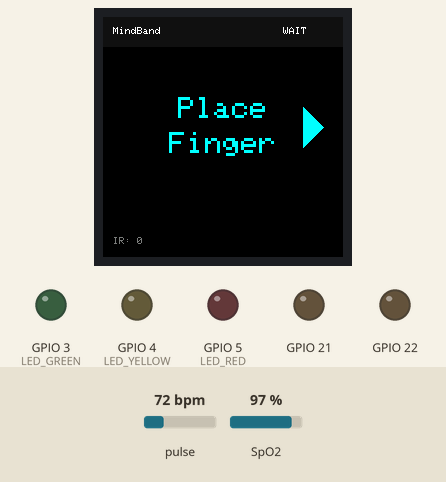
A sketch run on a simulated ESP32-C3. Shown: 240×240 colour display, output pins drawn as LEDs (lit = HIGH). The inputs (shaded band) are chosen by the test bench; at power-on: pulse 72 bpm, SpO2 97 %. What the sketch prints to the serial monitor is not drawn.

Above: at 4.5 s.
5.9 s: pulse set to 62 bpm
At 6.39 s:
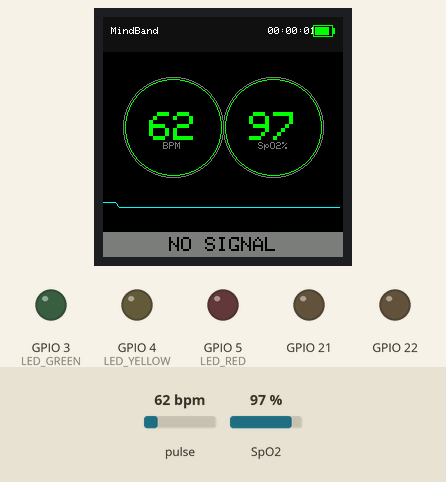
8.9 s: pulse set to 57 bpm
At 9.18 s:
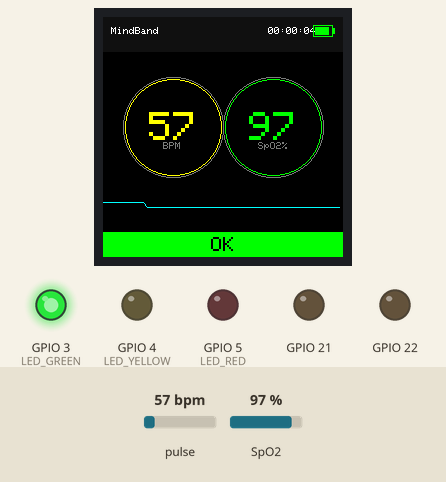
11.9 s: SpO2 set to 93 %
At 12.37 s:
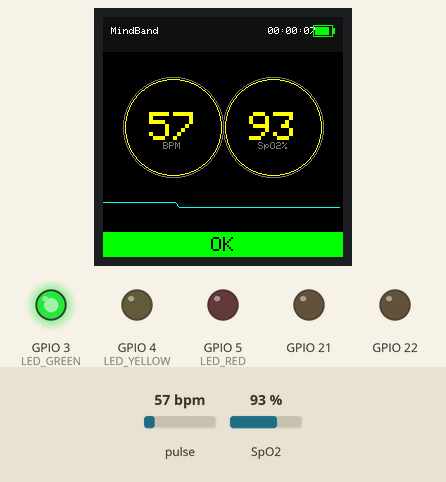
14.9 s: SpO2 set to 80 %
At 16.5 s:
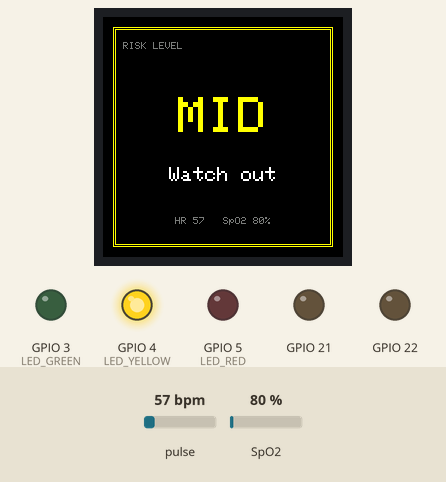
16.8 s: pulse set to 70 bpm
At 18.22 s:
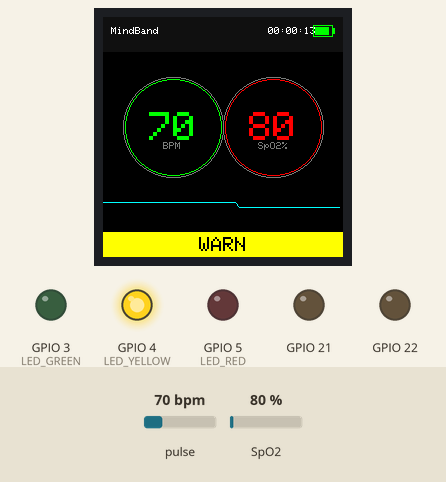
19.8 s: pulse set to 42 bpm
At 20.21 s:
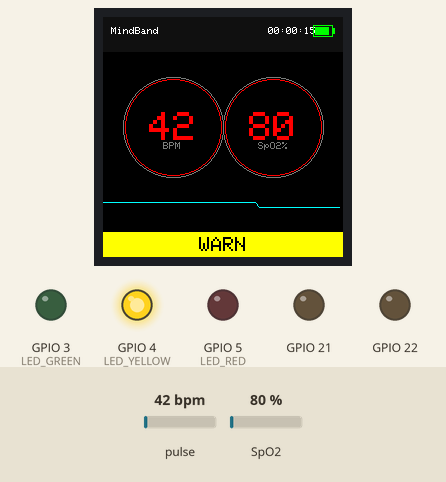
Timing chart, 0 to 24.2 s (numbered marks = the images above; inputs shaded):
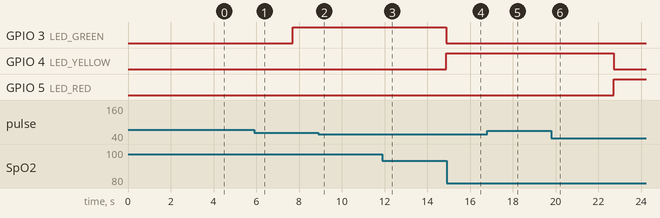

Measured:
- the behaviour switches between 60 and 59 bpm on pulse (found by bisection; images 1 and 2)
- the behaviour switches between 95 and 94 % on SpO2 (found by bisection; images 2 and 3)
- after the input at 8.9 s, the display: changes after 0.09 s (image 2)
- after the input at 11.9 s, GPIO 3 (LED_GREEN): HIGH → LOW after 3.0 s; GPIO 4 (LED_YELLOW): LOW → HIGH after 3.0 s; the display: changes after 0.28 s (image 3)
- after the input at 14.9 s, the display: first differs from a run without the input after 0.43 s (image 4)
- after the input at 16.8 s, GPIO 4 (LED_YELLOW): stays HIGH (without the input it goes to LOW after 1.1 s); GPIO 5 (LED_RED): stays LOW (without the input it goes to HIGH after 1.1 s)
- after the input at 19.8 s, GPIO 4 (LED_YELLOW): HIGH → LOW after 2.9 s; GPIO 5 (LED_RED): LOW → HIGH after 2.9 s; the display: changes after 0.22 s (image 6)

The sketch:

PPG_ESP32_TFT.ino
```cpp
/*
 * MindBand · ESP32-C3 边缘智能手环 (TFT版)
 * - MAX30102 PPG 传感器（GPIO 21/22 - 默认 Wire）
 * - ST7789 1.54" TFT 显示屏 240x240 (SPI)
 * - 三色 LED 风险指示 (GPIO 3/4/5 - 绿/黄/红)
 * - 4 个 UI 模板：启动 / 等待 / 监测 / 风险卡
 * - 优化：DMA加速、限流机制、防SPI堵塞
 */

#include <Wire.h>
#include "MAX30105.h"
#include "heartRate.h"
#include "spo2_algorithm.h"
#include <TFT_eSPI.h>

// ============================================================
// GPIO 分配（ESP32-C3-supermini）
// ============================================================
// MAX30102：默认 Wire（I2C, SDA=8, SCL=9）
// TFT：SPI (MOSI=6, SCK=7, CS=10, DC=2, RST=-1, BL=1)
// RGB LED：GPIO 3/4/5

#define LED_GREEN   3
#define LED_YELLOW  4
#define LED_RED     5
#define LED_RGB     0   // WS2812 RGB LED

// ============================================================
// 驱动对象
// ============================================================
TFT_eSPI tft = TFT_eSPI();
MAX30105 particleSensor;

// ============================================================
// 心率算法状态
// ============================================================
const byte RATE_SIZE = 8;
byte rates[RATE_SIZE];
byte rateSpot = 0;
long lastBeat = 0;
float beatsPerMinute = 0;
int beatAvg = 0;

uint32_t irBuffer[100];
uint32_t redBuffer[100];
int32_t bufferLength = 100;
int32_t spo2 = 0;
int8_t  validSPO2 = 0;
int32_t heartRate = 0;
int8_t  validHeartRate = 0;

// ============================================================
// 显示 & 状态机
// ============================================================
enum DisplayMode {
  MODE_STARTUP,
  MODE_WAITING,
  MODE_MONITOR,
  MODE_RISK_CARD
};
DisplayMode currentMode = MODE_STARTUP;

enum RiskLevel {
  RISK_NONE = 0,
  RISK_LOW  = 1,
  RISK_MID  = 2,
  RISK_HIGH = 3
};
RiskLevel currentRisk = RISK_NONE;
RiskLevel pendingRisk = RISK_NONE;

// 时间与限流
unsigned long bootTime = 0;
unsigned long lastDisplayTime = 0;
unsigned long lastBeatVisual = 0;
unsigned long riskCardStart = 0;
unsigned long riskPendingStart = 0;

const unsigned long DISPLAY_INTERVAL = 100;    // 100ms限流，防SPI堵塞
const unsigned long RISK_CARD_DURATION = 2800;
const unsigned long RISK_HYSTERESIS = 2500;

bool fingerDetected = false;
int  displayBPM = 0;
int  displaySPO2 = 0;
long lastIR = 0;

// 波形缓冲（用于实时显示）
#define WAVE_POINTS 60
int waveBuffer[WAVE_POINTS];
int waveIndex = 0;

// ============================================================
// 颜色定义（RGB565）
// ============================================================
#define COLOR_BG       0x0000  // 黑色
#define COLOR_PRIMARY  0x07FF  // 青色
#define COLOR_TEXT     0xFFFF  // 白色
#define COLOR_GRAY     0x7BEF  // 灰色
#define COLOR_GREEN    0x07E0  // 绿色
#define COLOR_YELLOW   0xFFE0  // 黄色
#define COLOR_RED      0xF800  // 红色
#define COLOR_ORANGE   0xFD20  // 橙色

// ============================================================
// 工具函数
// ============================================================
void setLEDs(bool g, bool y, bool r) {
  digitalWrite(LED_GREEN, g ? HIGH : LOW);
  digitalWrite(LED_YELLOW, y ? HIGH : LOW);
  digitalWrite(LED_RED, r ? HIGH : LOW);
}

void updateLEDs(RiskLevel level) {
  switch (level) {
    case RISK_LOW:  setLEDs(true,  false, false); break;
    case RISK_MID:  setLEDs(false, true,  false); break;
    case RISK_HIGH: setLEDs(false, false, true ); break;
    default:        setLEDs(false, false, false); break;
  }
}

RiskLevel evaluateRisk(int bpm, int spo2, bool finger) {
  if (!finger || bpm <= 0) return RISK_NONE;

  int score = 0;
  if      (bpm < 45 || bpm > 130) score += 3;
  else if (bpm < 55 || bpm > 110) score += 2;
  else if (bpm < 60 || bpm > 100) score += 1;

  if (spo2 > 0) {
    if      (spo2 < 90) score += 3;
    else if (spo2 < 93) score += 2;
    else if (spo2 < 95) score += 1;
  }

  if (score >= 4) return RISK_HIGH;
  if (score >= 2) return RISK_MID;
  return RISK_LOW;
}

void drawCenteredText(const char* text, int y, uint8_t size, uint16_t color) {
  tft.setTextSize(size);
  tft.setTextColor(color);
  int16_t x1, y1;
  uint16_t w, h;
  tft.getTextBounds(text, 0, 0, &x1, &y1, &w, &h);
  tft.setCursor((240 - w) / 2, y);
  tft.print(text);
}

// ============================================================
// 屏幕 1：启动界面（工业级设计）
// ============================================================
void showStartupScreen(int progress) {
  tft.fillScreen(COLOR_BG);

  // 顶部装饰线
  tft.fillRect(0, 0, 240, 3, COLOR_PRIMARY);

  // 品牌名称
  tft.setTextSize(3);
  tft.setTextColor(COLOR_PRIMARY);
  drawCenteredText("MindBand", 40, 3, COLOR_PRIMARY);

  // 副标题
  tft.setTextSize(1);
  drawCenteredText("Edge AI Wearable", 75, 1, COLOR_GRAY);

  // 进度条外框
  int barX = 30, barY = 110, barW = 180, barH = 20;
  tft.drawRoundRect(barX, barY, barW, barH, 10, COLOR_PRIMARY);

  // 进度填充（渐变效果）
  int fillW = map(progress, 0, 100, 0, barW - 4);
  if (fillW > 0) {
    tft.fillRoundRect(barX + 2, barY + 2, fillW, barH - 4, 8, COLOR_PRIMARY);
  }

  // 百分比
  char pct[8];
  sprintf(pct, "%d%%", progress);
  drawCenteredText(pct, 145, 2, COLOR_TEXT);

  // 状态文本
  const char* status = "Initializing...";
  if (progress < 30)      status = "Init I2C bus...";
  else if (progress < 60) status = "Calibrating...";
  else if (progress < 95) status = "Loading model...";
  else                    status = "Ready!";

  drawCenteredText(status, 180, 1, COLOR_GRAY);

  // 底部装饰
  tft.fillRect(0, 237, 240, 3, COLOR_PRIMARY);
}

// ============================================================
// 屏幕 2：等待手指
// ============================================================
void showWaitingScreen() {
  tft.fillScreen(COLOR_BG);

  // 顶部状态栏
  tft.fillRect(0, 0, 240, 30, 0x1082);
  tft.setTextSize(1);
  tft.setTextColor(COLOR_TEXT);
  tft.setCursor(10, 10);
  tft.print("MindBand");
  tft.setCursor(180, 10);
  tft.print("WAIT");

  // 中央提示
  tft.setTextSize(3);
  drawCenteredText("Place", 80, 3, COLOR_PRIMARY);
  drawCenteredText("Finger", 115, 3, COLOR_PRIMARY);

  // 闪烁箭头（简化为三角形）
  static bool blink = false;
  blink = !blink;
  uint16_t arrowColor = blink ? COLOR_PRIMARY : COLOR_GRAY;
  tft.fillTriangle(200, 90, 200, 130, 220, 110, arrowColor);

  // 底部IR值
  tft.setTextSize(1);
  tft.setTextColor(COLOR_GRAY);
  tft.setCursor(10, 220);
  tft.print("IR: ");
  tft.print(lastIR);
}

// ============================================================
// 屏幕 3：主监测界面（工业级设计）
// ============================================================
void showMonitorScreen(int bpm, int spo2, RiskLevel risk) {
  tft.fillScreen(COLOR_BG);

  // === 顶部状态栏 ===
  tft.fillRect(0, 0, 240, 35, 0x1082);
  tft.setTextSize(1);
  tft.setTextColor(COLOR_TEXT);
  tft.setCursor(8, 10);
  tft.print("MindBand");

  // 运行时间
  unsigned long t = (millis() - bootTime) / 1000;
  char timeStr[12];
  sprintf(timeStr, "%02lu:%02lu:%02lu", t / 3600, (t / 60) % 60, t % 60);
  tft.setCursor(165, 10);
  tft.print(timeStr);

  // 电池图标（简化）
  tft.drawRect(210, 8, 20, 12, COLOR_GREEN);
  tft.fillRect(230, 11, 2, 6, COLOR_GREEN);
  tft.fillRect(212, 10, 14, 8, COLOR_GREEN);

  // === 心率大圆环 ===
  int cx1 = 70, cy1 = 110;
  uint16_t hrColor = COLOR_GREEN;
  if (bpm > 100 || bpm < 60) hrColor = COLOR_YELLOW;
  if (bpm > 120 || bpm < 50) hrColor = COLOR_RED;

  // 圆环背景
  tft.drawCircle(cx1, cy1, 50, COLOR_GRAY);
  tft.drawCircle(cx1, cy1, 48, hrColor);

  // 心率数值
  tft.setTextSize(4);
  tft.setTextColor(hrColor);
  char bpmStr[4];
  sprintf(bpmStr, "%d", bpm > 0 ? bpm : 0);
  int16_t x1, y1;
  uint16_t w, h;
  tft.getTextBounds(bpmStr, 0, 0, &x1, &y1, &w, &h);
  tft.setCursor(cx1 - w / 2, cy1 - 15);
  tft.print(bpmStr);

  tft.setTextSize(1);
  tft.setTextColor(COLOR_GRAY);
  tft.setCursor(cx1 - 10, cy1 + 15);
  tft.print("BPM");

  // === SpO2圆环 ===
  int cx2 = 170, cy2 = 110;
  uint16_t spo2Color = COLOR_GREEN;
  if (spo2 < 95 && spo2 > 0) spo2Color = COLOR_YELLOW;
  if (spo2 < 90 && spo2 > 0) spo2Color = COLOR_RED;

  tft.drawCircle(cx2, cy2, 50, COLOR_GRAY);
  tft.drawCircle(cx2, cy2, 48, spo2Color);

  // SpO2数值
  tft.setTextSize(4);
  tft.setTextColor(spo2Color);
  char spo2Str[4];
  sprintf(spo2Str, "%d", spo2 > 0 ? spo2 : 0);
  tft.getTextBounds(spo2Str, 0, 0, &x1, &y1, &w, &h);
  tft.setCursor(cx2 - w / 2, cy2 - 15);
  tft.print(spo2Str);

  tft.setTextSize(1);
  tft.setTextColor(COLOR_GRAY);
  tft.setCursor(cx2 - 15, cy2 + 15);
  tft.print("SpO2%");

  // === 底部波形 ===
  int waveY = 190;
  for (int i = 1; i < WAVE_POINTS; i++) {
    int x1 = (i - 1) * 4;
    int x2 = i * 4;
    int y1 = waveY - waveBuffer[i - 1] / 10;
    int y2 = waveY - waveBuffer[i] / 10;
    tft.drawLine(x1, y1, x2, y2, COLOR_PRIMARY);
  }

  // === 风险状态条 ===
  const char* statusText = "NO SIGNAL";
  uint16_t statusColor = COLOR_GRAY;
  switch (risk) {
    case RISK_LOW:  statusText = "OK"; statusColor = COLOR_GREEN; break;
    case RISK_MID:  statusText = "WARN"; statusColor = COLOR_YELLOW; break;
    case RISK_HIGH: statusText = "ALERT"; statusColor = COLOR_RED; break;
  }

  tft.fillRect(0, 215, 240, 25, statusColor);
  tft.setTextSize(2);
  tft.setTextColor(COLOR_BG);
  drawCenteredText(statusText, 220, 2, COLOR_BG);
}

// ============================================================
// 屏幕 4：风险等级卡
// ============================================================
void showRiskCard(RiskLevel risk, int bpm, int spo2) {
  tft.fillScreen(COLOR_BG);

  const char* tag = "LOW";
  const char* line1 = "Heart steady";
  const char* line2 = "All good";
  uint16_t cardColor = COLOR_GREEN;

  if (risk == RISK_MID) {
    tag = "MID";
    line1 = "Watch out";
    line2 = "Slow & breathe";
    cardColor = COLOR_YELLOW;
  } else if (risk == RISK_HIGH) {
    tag = "HIGH";
    line1 = "Attention!";
    line2 = "Rest now";
    cardColor = COLOR_RED;
  }

  // 外框（双层）
  tft.drawRect(10, 10, 220, 220, cardColor);
  tft.drawRect(12, 12, 216, 216, cardColor);

  // 顶部标签
  tft.setTextSize(1);
  tft.setTextColor(COLOR_GRAY);
  tft.setCursor(20, 25);
  tft.print("RISK LEVEL");

  // 大字等级
  tft.setTextSize(5);
  drawCenteredText(tag, 80, 5, cardColor);

  // 闪烁效果（高危）
  if (risk == RISK_HIGH) {
    static bool flash = false;
    flash = !flash;
    if (flash) {
      tft.drawRect(14, 14, 212, 212, cardColor);
    }
  }

  // 提示文字
  tft.setTextSize(2);
  drawCenteredText(line1, 150, 2, COLOR_TEXT);

  // 底部数据
  tft.setTextSize(1);
  char dataStr[32];
  sprintf(dataStr, "HR %d   SpO2 %d%%", bpm, spo2);
  drawCenteredText(dataStr, 200, 1, COLOR_GRAY);
}

// ============================================================
// setup
// ============================================================
void setup() {
  Serial.begin(115200);

  // === 关键启动顺序（保持不变）===
  pinMode(21, OUTPUT);
  pinMode(22, OUTPUT);

  // === LED ===
  pinMode(LED_GREEN, OUTPUT);
  pinMode(LED_YELLOW, OUTPUT);
  pinMode(LED_RED, OUTPUT);
  setLEDs(false, false, false);

  // === TFT 初始化 ===
  tft.init();
  tft.setRotation(0);  // 竖屏
  tft.fillScreen(COLOR_BG);

  // 启动动画
  for (int p = 0; p <= 100; p += 5) {
    showStartupScreen(p);
    delay(50);
  }

  // === MAX30102 初始化 ===
  if (!particleSensor.begin(Wire, I2C_SPEED_FAST)) {
    Serial.println("[ERR] MAX30102 init failed");
    tft.fillScreen(COLOR_BG);
    tft.setTextSize(2);
    drawCenteredText("ERROR", 100, 2, COLOR_RED);
    drawCenteredText("Sensor Fail", 130, 1, COLOR_TEXT);
    setLEDs(false, false, true);
    while (1) { delay(100); }
  }

  // 传感器参数
  particleSensor.setup(200, 4, 2, 400, 411, 8192);

  Serial.println("[INFO] Sensor ready");

  // === 等待手指 + 预填充 ===
  currentMode = MODE_WAITING;
  showWaitingScreen();

  bufferLength = 100;
  for (byte i = 0; i < bufferLength; i++) {
    while (!particleSensor.available()) {
      particleSensor.check();
    }
    redBuffer[i] = particleSensor.getRed();
    irBuffer[i] = particleSensor.getIR();
    particleSensor.nextSample();

    if (i % 10 == 0) showWaitingScreen();
  }

  maxim_heart_rate_and_oxygen_saturation(
      irBuffer, bufferLength, redBuffer,
      &spo2, &validSPO2, &heartRate, &validHeartRate);

  bootTime = millis();
  currentMode = MODE_MONITOR;
  Serial.println("[INFO] Monitoring started");
}

// ============================================================
// loop（优化：限流防SPI堵塞）
// ============================================================
void loop() {
  // === 实时读取 IR ===
  long irValue = particleSensor.getIR();
  lastIR = irValue;
  fingerDetected = (irValue >= 50000);

  // 心跳检测
  if (checkForBeat(irValue) == true) {
    long delta = millis() - lastBeat;
    lastBeat = millis();
    lastBeatVisual = millis();

    beatsPerMinute = 60 / (delta / 1000.0);

    if (beatsPerMinute < 220 && beatsPerMinute > 30) {
      rates[rateSpot++] = (byte)beatsPerMinute;
      rateSpot %= RATE_SIZE;

      beatAvg = 0;
      for (byte x = 0; x < RATE_SIZE; x++) beatAvg += rates[x];
      beatAvg /= RATE_SIZE;
    }
  }

  // === SpO2 滚动 buffer ===
  for (byte i = 25; i < 100; i++) {
    redBuffer[i - 25] = redBuffer[i];
    irBuffer[i - 25] = irBuffer[i];
  }
  for (byte i = 75; i < 100; i++) {
    while (!particleSensor.available()) {
      particleSensor.check();
    }
    redBuffer[i] = particleSensor.getRed();
    irBuffer[i] = particleSensor.getIR();
    particleSensor.nextSample();
  }

  maxim_heart_rate_and_oxygen_saturation(
      irBuffer, bufferLength, redBuffer,
      &spo2, &validSPO2, &heartRate, &validHeartRate);

  // === 波形缓冲更新 ===
  waveBuffer[waveIndex] = map(irValue, 50000, 100000, 0, 50);
  waveIndex = (waveIndex + 1) % WAVE_POINTS;

  // === 显示限流（100ms，防SPI堵塞）===
  unsigned long now = millis();
  if (now - lastDisplayTime < DISPLAY_INTERVAL) return;
  lastDisplayTime = now;

  displayBPM = (validHeartRate && heartRate > 0 && heartRate < 220)
                   ? heartRate : beatAvg;
  displaySPO2 = (validSPO2 && spo2 > 0 && spo2 <= 100) ? spo2 : 0;

  // === 风险评估 + 迟滞 ===
  RiskLevel newRisk = evaluateRisk(displayBPM, displaySPO2, fingerDetected);

  if (newRisk != currentRisk) {
    if (newRisk != pendingRisk) {
      pendingRisk = newRisk;
      riskPendingStart = now;
    } else if (now - riskPendingStart >= RISK_HYSTERESIS) {
      RiskLevel prev = currentRisk;
      currentRisk = newRisk;
      pendingRisk = newRisk;

      if (fingerDetected && currentRisk != RISK_NONE
          && !(prev == RISK_NONE && currentRisk == RISK_LOW)) {
        currentMode = MODE_RISK_CARD;
        riskCardStart = now;
      }
    }
  } else {
    pendingRisk = newRisk;
    riskPendingStart = now;
  }

  // === LED 同步 ===
  updateLEDs(currentRisk);

  // === 串口协议 ===
  Serial.print("[DATA] ir=");
  Serial.print(irValue);
  Serial.print(", bpm=");
  Serial.print(displayBPM);
  Serial.print(", avg=");
  Serial.print(beatAvg);
  Serial.print(", spo2=");
  Serial.print(displaySPO2);
  Serial.print(", finger=");
  Serial.print(fingerDetected ? 1 : 0);
  Serial.print(", risk=");
  Serial.print((int)currentRisk);
  if (!fingerDetected) Serial.print(" NoFinger");
  Serial.println();

  // === 画面调度 ===
  if (!fingerDetected) {
    currentMode = MODE_WAITING;
  } else if (currentMode == MODE_RISK_CARD) {
    if (now - riskCardStart > RISK_CARD_DURATION) {
      currentMode = MODE_MONITOR;
    }
  } else {
    currentMode = MODE_MONITOR;
  }

  switch (currentMode) {
    case MODE_WAITING:
      showWaitingScreen();
      break;
    case MODE_RISK_CARD:
      showRiskCard(currentRisk, displayBPM, displaySPO2);
      break;
    case MODE_MONITOR:
    default:
      showMonitorScreen(displayBPM, displaySPO2, currentRisk);
      break;
  }
}
```
